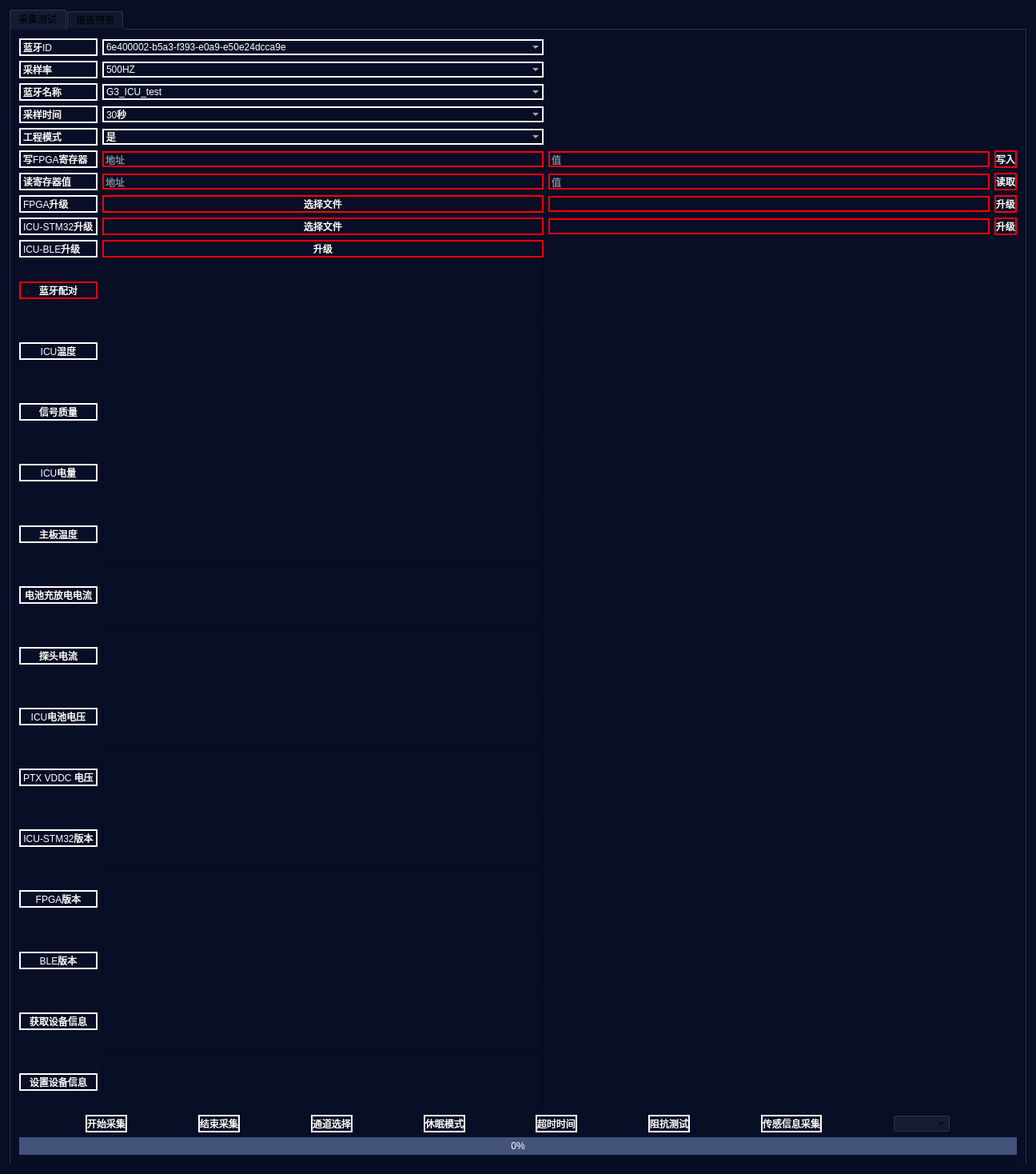
<?xml version="1.0" encoding="UTF-8"?>
<ui version="4.0">
 <class>G3_BleTestClass</class>
 <widget class="QMainWindow" name="G3_BleTestClass">
  <property name="geometry">
   <rect>
    <x>0</x>
    <y>0</y>
    <width>1296</width>
    <height>1436</height>
   </rect>
  </property>
  <property name="windowTitle">
   <string>G3_BleTest</string>
  </property>
  <property name="styleSheet">
   <string notr="true">background:#070E26</string>
  </property>
  <widget class="QWidget" name="centralWidget">
   <layout class="QGridLayout" name="gridLayout_3">
    <item row="0" column="0">
     <widget class="QTabWidget" name="tabWidget">
      <property name="currentIndex">
       <number>0</number>
      </property>
      <property name="tabBarAutoHide">
       <bool>true</bool>
      </property>
      <widget class="QWidget" name="widget">
       <attribute name="title">
        <string>采集测试</string>
       </attribute>
       <layout class="QVBoxLayout" name="verticalLayout">
        <item>
         <layout class="QGridLayout" name="gridLayout">
          <item row="22" column="2">
           <widget class="QTextEdit" name="STM32_VERSION">
            <property name="styleSheet">
             <string notr="true">color:white;</string>
            </property>
           </widget>
          </item>
          <item row="3" column="0">
           <widget class="QLabel" name="sampleTime_Le">
            <property name="styleSheet">
             <string notr="true">border-style: solid;
border-width: 2px;
border-color: white;
color:white;</string>
            </property>
            <property name="text">
             <string>采样时间</string>
            </property>
           </widget>
          </item>
          <item row="4" column="0">
           <widget class="QLabel" name="label_7">
            <property name="styleSheet">
             <string notr="true">border-style: solid;
border-width: 2px;
border-color: white;
color:white;</string>
            </property>
            <property name="text">
             <string>工程模式</string>
            </property>
           </widget>
          </item>
          <item row="16" column="0">
           <widget class="QPushButton" name="icuPower">
            <property name="enabled">
             <bool>false</bool>
            </property>
            <property name="styleSheet">
             <string notr="true">border-style: solid;
border-width: 2px;
border-color: white;
color:white;</string>
            </property>
            <property name="text">
             <string>ICU电量</string>
            </property>
           </widget>
          </item>
          <item row="25" column="2">
           <widget class="QTextEdit" name="getDeviceInfoMessage">
            <property name="styleSheet">
             <string notr="true">color:white;</string>
            </property>
           </widget>
          </item>
          <item row="23" column="0">
           <widget class="QPushButton" name="FPGAversion">
            <property name="styleSheet">
             <string notr="true">border-style: solid;
border-width: 2px;
border-color: white;
color:white;</string>
            </property>
            <property name="text">
             <string>FPGA版本</string>
            </property>
           </widget>
          </item>
          <item row="18" column="2">
           <widget class="QTextEdit" name="discharge_charge_ma_Mssage">
            <property name="enabled">
             <bool>false</bool>
            </property>
           </widget>
          </item>
          <item row="23" column="2">
           <widget class="QTextEdit" name="FPGA_VERSION">
            <property name="styleSheet">
             <string notr="true">color:white;</string>
            </property>
           </widget>
          </item>
          <item row="24" column="2">
           <widget class="QTextEdit" name="BLE_VERSION">
            <property name="styleSheet">
             <string notr="true">color:white;</string>
            </property>
           </widget>
          </item>
          <item row="16" column="2">
           <widget class="QTextEdit" name="icuPowerMessage">
            <property name="enabled">
             <bool>false</bool>
            </property>
           </widget>
          </item>
          <item row="18" column="0">
           <widget class="QPushButton" name="discharge_charge_ma">
            <property name="enabled">
             <bool>false</bool>
            </property>
            <property name="styleSheet">
             <string notr="true">border-style: solid;
border-width: 2px;
border-color: white;
color:white;</string>
            </property>
            <property name="text">
             <string>电池充放电电流</string>
            </property>
           </widget>
          </item>
          <item row="3" column="2">
           <widget class="QComboBox" name="sampleTime_Com">
            <property name="styleSheet">
             <string notr="true">border-style: solid;
border-width: 2px;
border-color: white;
color:white;</string>
            </property>
            <item>
             <property name="text">
              <string>30秒</string>
             </property>
            </item>
            <item>
             <property name="text">
              <string>1分钟</string>
             </property>
            </item>
           </widget>
          </item>
          <item row="22" column="0">
           <widget class="QPushButton" name="STM32Version">
            <property name="styleSheet">
             <string notr="true">border-style: solid;
border-width: 2px;
border-color: white;
color:white;</string>
            </property>
            <property name="text">
             <string>ICU-STM32版本</string>
            </property>
           </widget>
          </item>
          <item row="21" column="0">
           <widget class="QPushButton" name="ptx_vddc_voltage">
            <property name="enabled">
             <bool>false</bool>
            </property>
            <property name="styleSheet">
             <string notr="true">border-style: solid;
border-width: 2px;
border-color: white;
color:white;</string>
            </property>
            <property name="text">
             <string>PTX VDDC 电压</string>
            </property>
           </widget>
          </item>
          <item row="25" column="0">
           <widget class="QPushButton" name="getDeviceInfo">
            <property name="styleSheet">
             <string notr="true">border-style: solid;
border-width: 2px;
border-color: white;
color:white;</string>
            </property>
            <property name="text">
             <string>获取设备信息</string>
            </property>
           </widget>
          </item>
          <item row="17" column="0">
           <widget class="QPushButton" name="boardTemp">
            <property name="enabled">
             <bool>false</bool>
            </property>
            <property name="styleSheet">
             <string notr="true">border-style: solid;
border-width: 2px;
border-color: white;
color:white;</string>
            </property>
            <property name="text">
             <string>主板温度</string>
            </property>
           </widget>
          </item>
          <item row="15" column="2">
           <widget class="QTextEdit" name="rssiMessage">
            <property name="enabled">
             <bool>false</bool>
            </property>
           </widget>
          </item>
          <item row="19" column="0">
           <widget class="QPushButton" name="probe_current">
            <property name="enabled">
             <bool>false</bool>
            </property>
            <property name="styleSheet">
             <string notr="true">border-style: solid;
border-width: 2px;
border-color: white;
color:white;</string>
            </property>
            <property name="text">
             <string>探头电流</string>
            </property>
           </widget>
          </item>
          <item row="24" column="0">
           <widget class="QPushButton" name="BLEversion">
            <property name="styleSheet">
             <string notr="true">border-style: solid;
border-width: 2px;
border-color: white;
color:white;</string>
            </property>
            <property name="text">
             <string>BLE版本</string>
            </property>
           </widget>
          </item>
          <item row="4" column="2">
           <widget class="QComboBox" name="comboBox">
            <property name="styleSheet">
             <string notr="true">border-style: solid;
border-width: 2px;
border-color: white;
color:white;</string>
            </property>
            <item>
             <property name="text">
              <string>是</string>
             </property>
            </item>
            <item>
             <property name="text">
              <string>否</string>
             </property>
            </item>
           </widget>
          </item>
          <item row="14" column="2">
           <widget class="QTextEdit" name="temperatureMessage">
            <property name="enabled">
             <bool>false</bool>
            </property>
           </widget>
          </item>
          <item row="14" column="0">
           <widget class="QPushButton" name="temperature">
            <property name="enabled">
             <bool>false</bool>
            </property>
            <property name="styleSheet">
             <string notr="true">border-style: solid;
border-width: 2px;
border-color: white;
color:white;</string>
            </property>
            <property name="text">
             <string>ICU温度</string>
            </property>
           </widget>
          </item>
          <item row="2" column="2">
           <widget class="QComboBox" name="bleName_Com">
            <property name="styleSheet">
             <string notr="true">border-style: solid;
border-width: 2px;
border-color: white;
color:white;</string>
            </property>
            <item>
             <property name="text">
              <string>G3_ICU_test</string>
             </property>
            </item>
            <item>
             <property name="text">
              <string>Optimus_ICU</string>
             </property>
            </item>
           </widget>
          </item>
          <item row="26" column="2">
           <widget class="QTextEdit" name="setDeviceInfoMessage">
            <property name="styleSheet">
             <string notr="true">color:white;</string>
            </property>
           </widget>
          </item>
          <item row="20" column="2">
           <widget class="QTextEdit" name="icu_battery_voltagetMssage">
            <property name="enabled">
             <bool>false</bool>
            </property>
           </widget>
          </item>
          <item row="1" column="2">
           <widget class="QComboBox" name="sample_Com">
            <property name="styleSheet">
             <string notr="true">border-style: solid;
border-width: 2px;
border-color: white;
color:white;</string>
            </property>
            <item>
             <property name="text">
              <string>500HZ</string>
             </property>
            </item>
            <item>
             <property name="text">
              <string>800HZ</string>
             </property>
            </item>
            <item>
             <property name="text">
              <string>1KHZ</string>
             </property>
            </item>
           </widget>
          </item>
          <item row="21" column="2">
           <widget class="QTextEdit" name="ptx_vddc_voltageMssage">
            <property name="enabled">
             <bool>false</bool>
            </property>
           </widget>
          </item>
          <item row="20" column="0">
           <widget class="QPushButton" name="icu_battery_voltage">
            <property name="enabled">
             <bool>false</bool>
            </property>
            <property name="styleSheet">
             <string notr="true">border-style: solid;
border-width: 2px;
border-color: white;
color:white;</string>
            </property>
            <property name="text">
             <string>ICU电池电压</string>
            </property>
           </widget>
          </item>
          <item row="15" column="0">
           <widget class="QPushButton" name="rssi">
            <property name="enabled">
             <bool>false</bool>
            </property>
            <property name="styleSheet">
             <string notr="true">border-style: solid;
border-width: 2px;
border-color: white;
color:white;</string>
            </property>
            <property name="text">
             <string>信号质量</string>
            </property>
           </widget>
          </item>
          <item row="17" column="2">
           <widget class="QTextEdit" name="boardTempMssage">
            <property name="enabled">
             <bool>false</bool>
            </property>
           </widget>
          </item>
          <item row="0" column="0">
           <widget class="QLabel" name="bleId_Le">
            <property name="styleSheet">
             <string notr="true">border-style: solid;
border-width: 2px;
border-color: white;
color:white;</string>
            </property>
            <property name="text">
             <string>蓝牙ID</string>
            </property>
           </widget>
          </item>
          <item row="13" column="0">
           <widget class="QPushButton" name="bleConnect">
            <property name="styleSheet">
             <string notr="true">QPushButton {
border-style: solid;
border-width: 2px;
border-color: red;
color:white;
}</string>
            </property>
            <property name="text">
             <string>蓝牙配对</string>
            </property>
           </widget>
          </item>
          <item row="26" column="0">
           <widget class="QPushButton" name="setDeviceInfo">
            <property name="styleSheet">
             <string notr="true">border-style: solid;
border-width: 2px;
border-color: white;
color:white;</string>
            </property>
            <property name="text">
             <string>设置设备信息</string>
            </property>
           </widget>
          </item>
          <item row="10" column="0">
           <widget class="QLabel" name="label_8">
            <property name="styleSheet">
             <string notr="true">border-style: solid;
border-width: 2px;
border-color: white;
color:white;</string>
            </property>
            <property name="text">
             <string>FPGA升级</string>
            </property>
           </widget>
          </item>
          <item row="1" column="0">
           <widget class="QLabel" name="sample_Le">
            <property name="styleSheet">
             <string notr="true">border-style: solid;
border-width: 2px;
border-color: white;
color:white;</string>
            </property>
            <property name="text">
             <string>采样率</string>
            </property>
           </widget>
          </item>
          <item row="2" column="0">
           <widget class="QLabel" name="bleName_Le">
            <property name="styleSheet">
             <string notr="true">border-style: solid;
border-width: 2px;
border-color: white;
color:white;</string>
            </property>
            <property name="text">
             <string>蓝牙名称</string>
            </property>
           </widget>
          </item>
          <item row="11" column="0">
           <widget class="QLabel" name="label_3">
            <property name="styleSheet">
             <string notr="true">border-style: solid;
border-width: 2px;
border-color: white;
color:white;</string>
            </property>
            <property name="text">
             <string>ICU-STM32升级</string>
            </property>
           </widget>
          </item>
          <item row="0" column="2">
           <widget class="QComboBox" name="bleId_Com">
            <property name="styleSheet">
             <string notr="true">border-style: solid;
border-width: 2px;
border-color: white;
color:white;</string>
            </property>
            <item>
             <property name="text">
              <string>6e400002-b5a3-f393-e0a9-e50e24dcca9e</string>
             </property>
            </item>
           </widget>
          </item>
          <item row="13" column="2">
           <widget class="QTextEdit" name="bleMessage">
            <property name="enabled">
             <bool>true</bool>
            </property>
            <property name="styleSheet">
             <string notr="true">color:white</string>
            </property>
           </widget>
          </item>
          <item row="19" column="2">
           <widget class="QTextEdit" name="probe_currentMssage">
            <property name="enabled">
             <bool>false</bool>
            </property>
           </widget>
          </item>
          <item row="12" column="0">
           <widget class="QLabel" name="label_4">
            <property name="styleSheet">
             <string notr="true">border-style: solid;
border-width: 2px;
border-color: white;
color:white;</string>
            </property>
            <property name="text">
             <string>ICU-BLE升级</string>
            </property>
           </widget>
          </item>
          <item row="5" column="0">
           <widget class="QLabel" name="label_9">
            <property name="styleSheet">
             <string notr="true">border-style: solid;
border-width: 2px;
border-color: white;
color:white;</string>
            </property>
            <property name="text">
             <string>写FPGA寄存器</string>
            </property>
           </widget>
          </item>
          <item row="6" column="0">
           <widget class="QLabel" name="label_10">
            <property name="styleSheet">
             <string notr="true">border-style: solid;
border-width: 2px;
border-color: white;
color:white;</string>
            </property>
            <property name="text">
             <string>读寄存器值</string>
            </property>
           </widget>
          </item>
          <item row="10" column="2">
           <widget class="QPushButton" name="chooseSTM32">
            <property name="styleSheet">
             <string notr="true">QPushButton {
border-style: solid;
border-width: 2px;
border-color: red;
color:white;
}</string>
            </property>
            <property name="text">
             <string>选择文件</string>
            </property>
           </widget>
          </item>
          <item row="11" column="2">
           <widget class="QPushButton" name="choose_FPGA">
            <property name="styleSheet">
             <string notr="true">QPushButton {
border-style: solid;
border-width: 2px;
border-color: red;
color:white;
}</string>
            </property>
            <property name="text">
             <string>选择文件</string>
            </property>
           </widget>
          </item>
          <item row="12" column="2">
           <widget class="QPushButton" name="update_BLE">
            <property name="styleSheet">
             <string notr="true">QPushButton {
border-style: solid;
border-width: 2px;
border-color: red;
color:white;
}</string>
            </property>
            <property name="text">
             <string>升级</string>
            </property>
           </widget>
          </item>
          <item row="5" column="2">
           <widget class="QLineEdit" name="adress">
            <property name="styleSheet">
             <string notr="true">
border-style: solid;
border-width: 2px;
border-color: red;
color:white;
</string>
            </property>
            <property name="inputMask">
             <string/>
            </property>
            <property name="text">
             <string/>
            </property>
            <property name="placeholderText">
             <string>地址</string>
            </property>
           </widget>
          </item>
          <item row="6" column="2">
           <widget class="QLineEdit" name="read_line">
            <property name="styleSheet">
             <string notr="true">
border-style: solid;
border-width: 2px;
border-color: red;
color:white;
</string>
            </property>
            <property name="inputMask">
             <string/>
            </property>
            <property name="text">
             <string/>
            </property>
            <property name="placeholderText">
             <string>地址</string>
            </property>
           </widget>
          </item>
          <item row="10" column="3">
           <widget class="QLineEdit" name="STM32_LE">
            <property name="styleSheet">
             <string notr="true">
border-style: solid;
border-width: 2px;
border-color: red;
color:white;
</string>
            </property>
           </widget>
          </item>
          <item row="11" column="3">
           <widget class="QLineEdit" name="FPGA_LE">
            <property name="styleSheet">
             <string notr="true">
border-style: solid;
border-width: 2px;
border-color: red;
color:white;
</string>
            </property>
           </widget>
          </item>
          <item row="10" column="5">
           <widget class="QPushButton" name="updateSTM32">
            <property name="styleSheet">
             <string notr="true">QPushButton {
border-style: solid;
border-width: 2px;
border-color: red;
color:white;
}</string>
            </property>
            <property name="text">
             <string>升级</string>
            </property>
           </widget>
          </item>
          <item row="11" column="5">
           <widget class="QPushButton" name="update_FPGA">
            <property name="styleSheet">
             <string notr="true">QPushButton {
border-style: solid;
border-width: 2px;
border-color: red;
color:white;
}</string>
            </property>
            <property name="text">
             <string>升级</string>
            </property>
           </widget>
          </item>
          <item row="5" column="5">
           <widget class="QPushButton" name="write">
            <property name="styleSheet">
             <string notr="true">QPushButton {
border-style: solid;
border-width: 2px;
border-color: red;
color:white;
}</string>
            </property>
            <property name="text">
             <string>写入</string>
            </property>
           </widget>
          </item>
          <item row="6" column="5">
           <widget class="QPushButton" name="read">
            <property name="styleSheet">
             <string notr="true">QPushButton {
border-style: solid;
border-width: 2px;
border-color: red;
color:white;
}</string>
            </property>
            <property name="text">
             <string>读取</string>
            </property>
           </widget>
          </item>
          <item row="5" column="3">
           <widget class="QLineEdit" name="value">
            <property name="styleSheet">
             <string notr="true">
border-style: solid;
border-width: 2px;
border-color: red;
color:white;
</string>
            </property>
            <property name="inputMask">
             <string/>
            </property>
            <property name="text">
             <string/>
            </property>
            <property name="placeholderText">
             <string>值</string>
            </property>
           </widget>
          </item>
          <item row="6" column="3">
           <widget class="QLineEdit" name="read_value_line">
            <property name="styleSheet">
             <string notr="true">
border-style: solid;
border-width: 2px;
border-color: red;
color:white;
</string>
            </property>
            <property name="inputMask">
             <string/>
            </property>
            <property name="text">
             <string/>
            </property>
            <property name="placeholderText">
             <string>值</string>
            </property>
           </widget>
          </item>
         </layout>
        </item>
        <item>
         <layout class="QGridLayout" name="gridLayout_2">
          <item row="0" column="10">
           <widget class="QPushButton" name="timeOut">
            <property name="styleSheet">
             <string notr="true">border-style: solid;
border-width: 2px;
border-color: white;
color:white;</string>
            </property>
            <property name="text">
             <string>超时时间</string>
            </property>
           </widget>
          </item>
          <item row="0" column="2">
           <spacer name="horizontalSpacer_3">
            <property name="orientation">
             <enum>Qt::Horizontal</enum>
            </property>
            <property name="sizeHint" stdset="0">
             <size>
              <width>40</width>
              <height>20</height>
             </size>
            </property>
           </spacer>
          </item>
          <item row="0" column="9">
           <spacer name="horizontalSpacer_9">
            <property name="orientation">
             <enum>Qt::Horizontal</enum>
            </property>
            <property name="sizeHint" stdset="0">
             <size>
              <width>40</width>
              <height>20</height>
             </size>
            </property>
           </spacer>
          </item>
          <item row="0" column="15">
           <spacer name="horizontalSpacer_4">
            <property name="orientation">
             <enum>Qt::Horizontal</enum>
            </property>
            <property name="sizeHint" stdset="0">
             <size>
              <width>40</width>
              <height>20</height>
             </size>
            </property>
           </spacer>
          </item>
          <item row="0" column="1">
           <widget class="QPushButton" name="start">
            <property name="enabled">
             <bool>false</bool>
            </property>
            <property name="styleSheet">
             <string notr="true">border-style: solid;
border-width: 2px;
border-color: white;
color:white;</string>
            </property>
            <property name="text">
             <string>开始采集</string>
            </property>
           </widget>
          </item>
          <item row="0" column="17">
           <spacer name="horizontalSpacer_2">
            <property name="orientation">
             <enum>Qt::Horizontal</enum>
            </property>
            <property name="sizeHint" stdset="0">
             <size>
              <width>40</width>
              <height>20</height>
             </size>
            </property>
           </spacer>
          </item>
          <item row="0" column="16">
           <widget class="QComboBox" name="selectComboBox"/>
          </item>
          <item row="0" column="5">
           <spacer name="horizontalSpacer_5">
            <property name="orientation">
             <enum>Qt::Horizontal</enum>
            </property>
            <property name="sizeHint" stdset="0">
             <size>
              <width>40</width>
              <height>20</height>
             </size>
            </property>
           </spacer>
          </item>
          <item row="0" column="11">
           <spacer name="horizontalSpacer_10">
            <property name="orientation">
             <enum>Qt::Horizontal</enum>
            </property>
            <property name="sizeHint" stdset="0">
             <size>
              <width>40</width>
              <height>20</height>
             </size>
            </property>
           </spacer>
          </item>
          <item row="0" column="12">
           <widget class="QPushButton" name="impedance">
            <property name="styleSheet">
             <string notr="true">border-style: solid;
border-width: 2px;
border-color: white;
color:white;</string>
            </property>
            <property name="text">
             <string>阻抗测试</string>
            </property>
           </widget>
          </item>
          <item row="0" column="4">
           <widget class="QPushButton" name="stop">
            <property name="enabled">
             <bool>false</bool>
            </property>
            <property name="styleSheet">
             <string notr="true">border-style: solid;
border-width: 2px;
border-color: white;
color:white;</string>
            </property>
            <property name="text">
             <string>结束采集</string>
            </property>
           </widget>
          </item>
          <item row="0" column="8">
           <widget class="QPushButton" name="sleepMode">
            <property name="styleSheet">
             <string notr="true">border-style: solid;
border-width: 2px;
border-color: white;
color:white;</string>
            </property>
            <property name="text">
             <string>休眠模式</string>
            </property>
           </widget>
          </item>
          <item row="0" column="7">
           <spacer name="horizontalSpacer_6">
            <property name="orientation">
             <enum>Qt::Horizontal</enum>
            </property>
            <property name="sizeHint" stdset="0">
             <size>
              <width>40</width>
              <height>20</height>
             </size>
            </property>
           </spacer>
          </item>
          <item row="0" column="6">
           <widget class="QPushButton" name="selectChannel">
            <property name="styleSheet">
             <string notr="true">border-style: solid;
border-width: 2px;
border-color: white;
color:white;</string>
            </property>
            <property name="text">
             <string>通道选择</string>
            </property>
           </widget>
          </item>
          <item row="0" column="0">
           <spacer name="horizontalSpacer">
            <property name="orientation">
             <enum>Qt::Horizontal</enum>
            </property>
            <property name="sizeHint" stdset="0">
             <size>
              <width>40</width>
              <height>20</height>
             </size>
            </property>
           </spacer>
          </item>
          <item row="0" column="14">
           <widget class="QPushButton" name="getSensorData">
            <property name="styleSheet">
             <string notr="true">border-style: solid;
border-width: 2px;
border-color: white;
color:white;</string>
            </property>
            <property name="text">
             <string>传感信息采集</string>
            </property>
           </widget>
          </item>
          <item row="0" column="13">
           <spacer name="horizontalSpacer_11">
            <property name="orientation">
             <enum>Qt::Horizontal</enum>
            </property>
            <property name="sizeHint" stdset="0">
             <size>
              <width>40</width>
              <height>20</height>
             </size>
            </property>
           </spacer>
          </item>
         </layout>
        </item>
        <item>
         <widget class="QProgressBar" name="progressBar">
          <property name="sizePolicy">
           <sizepolicy hsizetype="Expanding" vsizetype="Fixed">
            <horstretch>0</horstretch>
            <verstretch>0</verstretch>
           </sizepolicy>
          </property>
          <property name="styleSheet">
           <string notr="true">QProgressBar {
                                   border: none;
                                   background-color:rgba(153,178,244,0.42); 
                                   color: white;
                                    
                                   }

                                   QProgressBar::chunk {
                                   background-color: #1890FF; 
                                   color:white;
                                   }
                                   QProgressBar::sub-page {
                                   background-color: #99B2F4; 

                                   }</string>
          </property>
          <property name="value">
           <number>0</number>
          </property>
          <property name="alignment">
           <set>Qt::AlignCenter</set>
          </property>
          <property name="invertedAppearance">
           <bool>false</bool>
          </property>
         </widget>
        </item>
       </layout>
      </widget>
      <widget class="QWidget" name="tab_2">
       <attribute name="title">
        <string>报告预览</string>
       </attribute>
       <layout class="QVBoxLayout" name="verticalLayout_3">
        <item>
         <layout class="QGridLayout" name="gridLayout_6">
          <item row="0" column="2">
           <widget class="QLabel" name="label_2">
            <property name="styleSheet">
             <string notr="true">color:white;</string>
            </property>
            <property name="text">
             <string>测试人员</string>
            </property>
           </widget>
          </item>
          <item row="1" column="0">
           <widget class="QLabel" name="bleName_Le_3">
            <property name="styleSheet">
             <string notr="true">color: white;</string>
            </property>
            <property name="text">
             <string>蓝牙名称</string>
            </property>
           </widget>
          </item>
          <item row="0" column="1">
           <widget class="QLineEdit" name="testTime">
            <property name="enabled">
             <bool>false</bool>
            </property>
            <property name="styleSheet">
             <string notr="true">color:white;</string>
            </property>
           </widget>
          </item>
          <item row="1" column="5">
           <widget class="QLineEdit" name="sample">
            <property name="enabled">
             <bool>false</bool>
            </property>
            <property name="styleSheet">
             <string notr="true">color:white;</string>
            </property>
           </widget>
          </item>
          <item row="1" column="3">
           <widget class="QLineEdit" name="bleID">
            <property name="enabled">
             <bool>false</bool>
            </property>
            <property name="styleSheet">
             <string notr="true">color:white;</string>
            </property>
           </widget>
          </item>
          <item row="0" column="4">
           <widget class="QLabel" name="bleName_Le_4">
            <property name="styleSheet">
             <string notr="true">color: white;</string>
            </property>
            <property name="text">
             <string>测试时长</string>
            </property>
           </widget>
          </item>
          <item row="0" column="3">
           <widget class="QLineEdit" name="testPersonnel">
            <property name="enabled">
             <bool>true</bool>
            </property>
            <property name="styleSheet">
             <string notr="true">color:white;</string>
            </property>
            <property name="text">
             <string/>
            </property>
           </widget>
          </item>
          <item row="0" column="5">
           <widget class="QLineEdit" name="testLong">
            <property name="enabled">
             <bool>false</bool>
            </property>
            <property name="styleSheet">
             <string notr="true">color:white;</string>
            </property>
           </widget>
          </item>
          <item row="1" column="4">
           <widget class="QLabel" name="sample_Le_3">
            <property name="styleSheet">
             <string notr="true">color: white;</string>
            </property>
            <property name="text">
             <string>采样率</string>
            </property>
           </widget>
          </item>
          <item row="1" column="1">
           <widget class="QLineEdit" name="bleName">
            <property name="enabled">
             <bool>false</bool>
            </property>
            <property name="styleSheet">
             <string notr="true">color:white;</string>
            </property>
           </widget>
          </item>
          <item row="0" column="0">
           <widget class="QLabel" name="label">
            <property name="styleSheet">
             <string notr="true">color:white;</string>
            </property>
            <property name="text">
             <string>测试时间</string>
            </property>
           </widget>
          </item>
          <item row="1" column="2">
           <widget class="QLabel" name="bleId_Le_3">
            <property name="styleSheet">
             <string notr="true">color: white;</string>
            </property>
            <property name="text">
             <string>蓝牙ID</string>
            </property>
           </widget>
          </item>
          <item row="2" column="0">
           <widget class="QLabel" name="bleName_Le_5">
            <property name="styleSheet">
             <string notr="true">color: white;</string>
            </property>
            <property name="text">
             <string>丢包率</string>
            </property>
           </widget>
          </item>
          <item row="2" column="1">
           <widget class="QLineEdit" name="packetLoss">
            <property name="enabled">
             <bool>false</bool>
            </property>
            <property name="styleSheet">
             <string notr="true">color:white;</string>
            </property>
           </widget>
          </item>
          <item row="2" column="2">
           <widget class="QLabel" name="bleName_Le_6">
            <property name="styleSheet">
             <string notr="true">color: white;</string>
            </property>
            <property name="text">
             <string>误码率</string>
            </property>
           </widget>
          </item>
          <item row="2" column="3">
           <widget class="QLineEdit" name="errorRate">
            <property name="enabled">
             <bool>false</bool>
            </property>
            <property name="styleSheet">
             <string notr="true">color:white;</string>
            </property>
           </widget>
          </item>
          <item row="2" column="4">
           <widget class="QLabel" name="bleName_Le_7">
            <property name="styleSheet">
             <string notr="true">color: white;</string>
            </property>
            <property name="text">
             <string>平均传输速率</string>
            </property>
           </widget>
          </item>
          <item row="2" column="5">
           <widget class="QLineEdit" name="averageSpeed">
            <property name="enabled">
             <bool>false</bool>
            </property>
            <property name="styleSheet">
             <string notr="true">color:white;</string>
            </property>
           </widget>
          </item>
         </layout>
        </item>
        <item>
         <layout class="QHBoxLayout" name="horizontalLayout">
          <item>
           <widget class="QLabel" name="bleName_Le_8">
            <property name="styleSheet">
             <string notr="true">color: white;</string>
            </property>
            <property name="text">
             <string>备注</string>
            </property>
           </widget>
          </item>
          <item>
           <widget class="QTextEdit" name="textEdit">
            <property name="styleSheet">
             <string notr="true">color:white</string>
            </property>
           </widget>
          </item>
         </layout>
        </item>
        <item>
         <layout class="QHBoxLayout" name="horizontalLayout_2">
          <item>
           <spacer name="horizontalSpacer_7">
            <property name="orientation">
             <enum>Qt::Horizontal</enum>
            </property>
            <property name="sizeHint" stdset="0">
             <size>
              <width>40</width>
              <height>20</height>
             </size>
            </property>
           </spacer>
          </item>
          <item>
           <widget class="QPushButton" name="print">
            <property name="text">
             <string>打印</string>
            </property>
           </widget>
          </item>
          <item>
           <spacer name="horizontalSpacer_8">
            <property name="orientation">
             <enum>Qt::Horizontal</enum>
            </property>
            <property name="sizeHint" stdset="0">
             <size>
              <width>40</width>
              <height>20</height>
             </size>
            </property>
           </spacer>
          </item>
         </layout>
        </item>
       </layout>
      </widget>
     </widget>
    </item>
   </layout>
  </widget>
 </widget>
 <layoutdefault spacing="6" margin="11"/>
 <resources>
  <include location="G3_BleTest.qrc"/>
 </resources>
 <connections/>
</ui>
